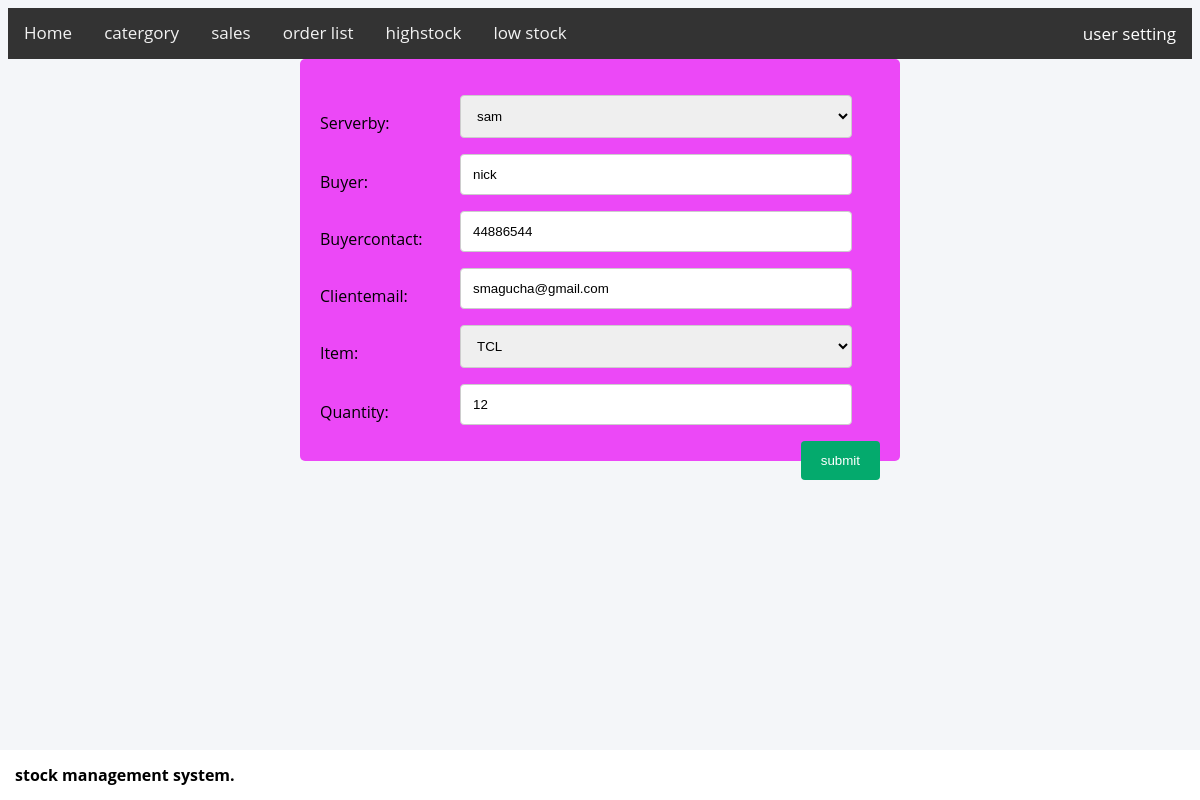
/sale/SaleUpdate/1/ (signed in), run on the app's committed database.
### sale/models.py (models this page shows, shortened)
class Sale(models.Model):
    serverby = models.ForeignKey(User, on_delete=models.CASCADE)
    buyer = models.CharField(max_length=100)
    buyercontact = models.IntegerField()
    clientemail = models.EmailField()
    item = models.ForeignKey(Product, on_delete=models.CASCADE)
    quantity = models.PositiveIntegerField()
    date = models.DateTimeField(auto_now_add=True, auto_now=False)

### sale/views.py (the view)
# urls.py: path('SaleUpdate/<int:pk>/', views.SaleUpdate.as_view(), name='SaleUpdate'),
class SaleUpdate(LoginRequiredMixin, UpdateView):
    login_url = '/accounts/login/'
    model = Sale
    fields = '__all__'
    success_url = "/"
    template_name = 'goodies/form.html'

### goodies/models.py (called while the page is built)
    def __str__(self):
        return self.name

### goodies/templates/goodies/form.html (shortened to what this page needs)
{%extends 'goodies/base.html'%}
{%block content%}
<div class="container">
    <form method="post">
        {{form.as_p}}
        <input type="submit" value="submit">
    </form>
</div>
{%endblock%}

### goodies/static/css/styling.css (style rules this page uses)
body { background: #f4f6f9; font-family: "Open Sans", sans-serif; line-height: 1.25; }
* { box-sizing: border-box; }
input[type=text],input[type=number],input[type=email], input[type=date], input[type=password],select { width: 70%; padding: 12px; border: 1px solid #ccc; border-radius: 4px; resize: vertical; }
label { padding: 12px 12px 12px 0; display: inline-block; }
input[type=submit] { background-color: #04AA6D; color: white; padding: 12px 20px; border: none; border-radius: 4px; cursor: pointer; float: right; }
.container { border-radius: 5px; background-color: #f2f2f2; padding: 20px; width: 600px; background: #ec48f7; margin: 0 auto; height: auto; }
label { float: left; width: 25%; margin-top: 6px; }

### data on the page
Sale: serverby "sam", buyer "nick", buyercontact "44886544", clientemail "smagucha@gmail.com", item "TCL", quantity "12"
